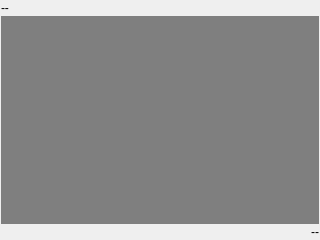
<?xml version="1.0" encoding="UTF-8"?>
<ui version="4.0">
 <class>TimeHistogramWidget</class>
 <widget class="QWidget" name="TimeHistogramWidget">
  <property name="geometry">
   <rect>
    <x>0</x>
    <y>0</y>
    <width>320</width>
    <height>240</height>
   </rect>
  </property>
  <property name="windowTitle">
   <string>Form</string>
  </property>
  <layout class="QVBoxLayout" name="verticalLayout">
   <property name="spacing">
    <number>1</number>
   </property>
   <property name="margin">
    <number>1</number>
   </property>
   <item>
    <widget class="QLabel" name="histoStatsLabel">
     <property name="sizePolicy">
      <sizepolicy hsizetype="Preferred" vsizetype="Minimum">
       <horstretch>0</horstretch>
       <verstretch>0</verstretch>
      </sizepolicy>
     </property>
     <property name="toolTip">
      <string>Statistics indicators</string>
     </property>
     <property name="statusTip">
      <string>Statistics indicators: mean, standard deviation and median values</string>
     </property>
     <property name="text">
      <string>--</string>
     </property>
    </widget>
   </item>
   <item>
    <widget class="QLabel" name="histogramLabel">
     <property name="sizePolicy">
      <sizepolicy hsizetype="Preferred" vsizetype="Expanding">
       <horstretch>0</horstretch>
       <verstretch>0</verstretch>
      </sizepolicy>
     </property>
     <property name="toolTip">
      <string>Time histogram</string>
     </property>
     <property name="statusTip">
      <string>Time histogram with a log scale on vertical axis and linear on horizontal axis</string>
     </property>
     <property name="styleSheet">
      <string notr="true">background-color: rgb(127, 127, 127);</string>
     </property>
     <property name="text">
      <string/>
     </property>
     <property name="scaledContents">
      <bool>true</bool>
     </property>
    </widget>
   </item>
   <item>
    <widget class="QLabel" name="histoMaxLabel">
     <property name="statusTip">
      <string>Max value of histogram on horizontal axis</string>
     </property>
     <property name="whatsThis">
      <string>Max value of histogram on horizontal axis</string>
     </property>
     <property name="text">
      <string>--</string>
     </property>
     <property name="alignment">
      <set>Qt::AlignRight|Qt::AlignTrailing|Qt::AlignVCenter</set>
     </property>
    </widget>
   </item>
  </layout>
 </widget>
 <resources/>
 <connections/>
</ui>
